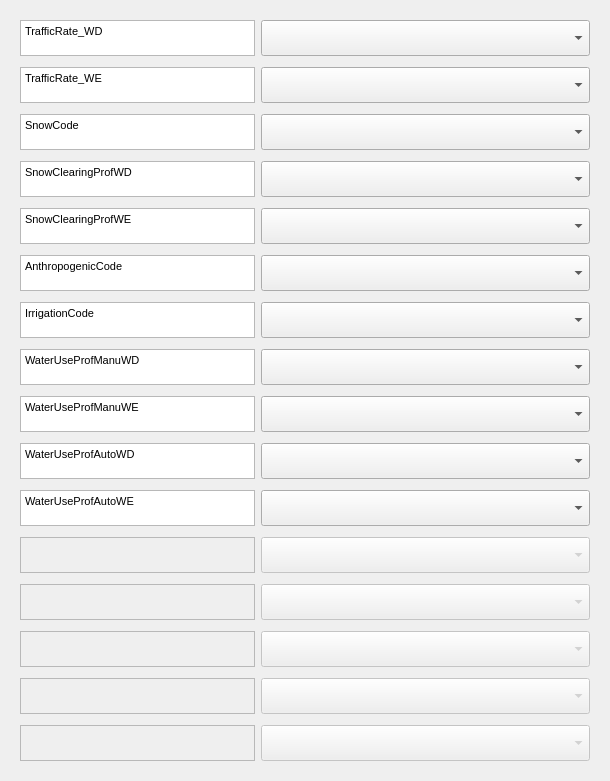
     <widget class="QWidget" name="scrollAreaWidgetContents">
      <property name="geometry">
       <rect>
        <x>0</x>
        <y>0</y>
        <width>610</width>
        <height>777</height>
       </rect>
      </property>
      <layout class="QGridLayout" name="gridLayout_3">
       <item row="0" column="0">
        <widget class="QWidget" name="widget" native="true">
         <layout class="QGridLayout" name="gridLayout">
          <property name="verticalSpacing">
           <number>11</number>
          </property>
          <item row="16" column="1">
           <widget class="QComboBox" name="comboBox_10">
            <property name="sizePolicy">
             <sizepolicy hsizetype="Expanding" vsizetype="Expanding">
              <horstretch>0</horstretch>
              <verstretch>0</verstretch>
             </sizepolicy>
            </property>
            <property name="minimumSize">
             <size>
              <width>329</width>
              <height>0</height>
             </size>
            </property>
           </widget>
          </item>
          <item row="9" column="0">
           <widget class="QTextBrowser" name="textBrowser_3">
            <property name="sizePolicy">
             <sizepolicy hsizetype="Expanding" vsizetype="Expanding">
              <horstretch>0</horstretch>
              <verstretch>0</verstretch>
             </sizepolicy>
            </property>
            <property name="maximumSize">
             <size>
              <width>16777215</width>
              <height>36</height>
             </size>
            </property>
            <property name="html">
             <string>&lt;!DOCTYPE HTML PUBLIC &quot;-//W3C//DTD HTML 4.0//EN&quot; &quot;http://www.w3.org/TR/REC-html40/strict.dtd&quot;&gt;
&lt;html&gt;&lt;head&gt;&lt;meta name=&quot;qrichtext&quot; content=&quot;1&quot; /&gt;&lt;style type=&quot;text/css&quot;&gt;
p, li { white-space: pre-wrap; }
&lt;/style&gt;&lt;/head&gt;&lt;body style=&quot; font-family:'MS Shell Dlg 2'; font-size:12pt; font-weight:400; font-style:normal;&quot;&gt;
&lt;p style=&quot; margin-top:0px; margin-bottom:0px; margin-left:0px; margin-right:0px; -qt-block-indent:0; text-indent:0px;&quot;&gt;&lt;span style=&quot; font-size:8pt;&quot;&gt;SnowClearingProfWD&lt;/span&gt;&lt;/p&gt;&lt;/body&gt;&lt;/html&gt;</string>
            </property>
           </widget>
          </item>
          <item row="13" column="1">
           <widget class="QComboBox" name="comboBox_7">
            <property name="sizePolicy">
             <sizepolicy hsizetype="Expanding" vsizetype="Expanding">
              <horstretch>0</horstretch>
              <verstretch>0</verstretch>
             </sizepolicy>
            </property>
            <property name="minimumSize">
             <size>
              <width>329</width>
              <height>0</height>
             </size>
            </property>
           </widget>
          </item>
          <item row="17" column="1">
           <widget class="QComboBox" name="comboBox_11">
            <property name="enabled">
             <bool>false</bool>
            </property>
            <property name="sizePolicy">
             <sizepolicy hsizetype="Expanding" vsizetype="Expanding">
              <horstretch>0</horstretch>
              <verstretch>0</verstretch>
             </sizepolicy>
            </property>
            <property name="minimumSize">
             <size>
              <width>329</width>
              <height>0</height>
             </size>
            </property>
           </widget>
          </item>
          <item row="12" column="1">
           <widget class="QComboBox" name="comboBox_6">
            <property name="sizePolicy">
             <sizepolicy hsizetype="Expanding" vsizetype="Expanding">
              <horstretch>0</horstretch>
              <verstretch>0</verstretch>
             </sizepolicy>
            </property>
            <property name="minimumSize">
             <size>
              <width>329</width>
              <height>0</height>
             </size>
            </property>
           </widget>
          </item>
          <item row="10" column="0">
           <widget class="QTextBrowser" name="textBrowser_4">
            <property name="sizePolicy">
             <sizepolicy hsizetype="Expanding" vsizetype="Expanding">
              <horstretch>0</horstretch>
              <verstretch>0</verstretch>
             </sizepolicy>
            </property>
            <property name="maximumSize">
             <size>
              <width>16777215</width>
              <height>36</height>
             </size>
            </property>
            <property name="html">
             <string>&lt;!DOCTYPE HTML PUBLIC &quot;-//W3C//DTD HTML 4.0//EN&quot; &quot;http://www.w3.org/TR/REC-html40/strict.dtd&quot;&gt;
&lt;html&gt;&lt;head&gt;&lt;meta name=&quot;qrichtext&quot; content=&quot;1&quot; /&gt;&lt;style type=&quot;text/css&quot;&gt;
p, li { white-space: pre-wrap; }
&lt;/style&gt;&lt;/head&gt;&lt;body style=&quot; font-family:'MS Shell Dlg 2'; font-size:12pt; font-weight:400; font-style:normal;&quot;&gt;
&lt;p style=&quot; margin-top:0px; margin-bottom:0px; margin-left:0px; margin-right:0px; -qt-block-indent:0; text-indent:0px;&quot;&gt;&lt;span style=&quot; font-size:8pt;&quot;&gt;SnowClearingProfWE&lt;/span&gt;&lt;/p&gt;&lt;/body&gt;&lt;/html&gt;</string>
            </property>
           </widget>
          </item>
          <item row="10" column="1">
           <widget class="QComboBox" name="comboBox_4">
            <property name="sizePolicy">
             <sizepolicy hsizetype="Expanding" vsizetype="Expanding">
              <horstretch>0</horstretch>
              <verstretch>0</verstretch>
             </sizepolicy>
            </property>
            <property name="minimumSize">
             <size>
              <width>329</width>
              <height>0</height>
             </size>
            </property>
           </widget>
          </item>
          <item row="15" column="0">
           <widget class="QTextBrowser" name="textBrowser_9">
            <property name="sizePolicy">
             <sizepolicy hsizetype="Expanding" vsizetype="Expanding">
              <horstretch>0</horstretch>
              <verstretch>0</verstretch>
             </sizepolicy>
            </property>
            <property name="maximumSize">
             <size>
              <width>16777215</width>
              <height>36</height>
             </size>
            </property>
            <property name="html">
             <string>&lt;!DOCTYPE HTML PUBLIC &quot;-//W3C//DTD HTML 4.0//EN&quot; &quot;http://www.w3.org/TR/REC-html40/strict.dtd&quot;&gt;
&lt;html&gt;&lt;head&gt;&lt;meta name=&quot;qrichtext&quot; content=&quot;1&quot; /&gt;&lt;style type=&quot;text/css&quot;&gt;
p, li { white-space: pre-wrap; }
&lt;/style&gt;&lt;/head&gt;&lt;body style=&quot; font-family:'MS Shell Dlg 2'; font-size:12pt; font-weight:400; font-style:normal;&quot;&gt;
&lt;p style=&quot; margin-top:0px; margin-bottom:0px; margin-left:0px; margin-right:0px; -qt-block-indent:0; text-indent:0px;&quot;&gt;&lt;span style=&quot; font-size:8pt;&quot;&gt;WaterUseProfAutoWD&lt;/span&gt;&lt;/p&gt;&lt;/body&gt;&lt;/html&gt;</string>
            </property>
           </widget>
          </item>
          <item row="21" column="1">
           <widget class="QComboBox" name="comboBox_15">
            <property name="enabled">
             <bool>false</bool>
            </property>
            <property name="sizePolicy">
             <sizepolicy hsizetype="Expanding" vsizetype="Expanding">
              <horstretch>0</horstretch>
              <verstretch>0</verstretch>
             </sizepolicy>
            </property>
            <property name="minimumSize">
             <size>
              <width>329</width>
              <height>0</height>
             </size>
            </property>
           </widget>
          </item>
          <item row="7" column="1">
           <widget class="QComboBox" name="comboBox_1">
            <property name="sizePolicy">
             <sizepolicy hsizetype="Expanding" vsizetype="Expanding">
              <horstretch>0</horstretch>
              <verstretch>0</verstretch>
             </sizepolicy>
            </property>
            <property name="minimumSize">
             <size>
              <width>329</width>
              <height>0</height>
             </size>
            </property>
           </widget>
          </item>
          <item row="11" column="1">
           <widget class="QComboBox" name="comboBox_5">
            <property name="sizePolicy">
             <sizepolicy hsizetype="Expanding" vsizetype="Expanding">
              <horstretch>0</horstretch>
              <verstretch>0</verstretch>
             </sizepolicy>
            </property>
            <property name="minimumSize">
             <size>
              <width>329</width>
              <height>0</height>
             </size>
            </property>
           </widget>
          </item>
          <item row="14" column="1">
           <widget class="QComboBox" name="comboBox_8">
            <property name="sizePolicy">
             <sizepolicy hsizetype="Expanding" vsizetype="Expanding">
              <horstretch>0</horstretch>
              <verstretch>0</verstretch>
             </sizepolicy>
            </property>
            <property name="minimumSize">
             <size>
              <width>329</width>
              <height>0</height>
             </size>
            </property>
           </widget>
          </item>
          <item row="15" column="1">
           <widget class="QComboBox" name="comboBox_9">
            <property name="sizePolicy">
             <sizepolicy hsizetype="Expanding" vsizetype="Expanding">
              <horstretch>0</horstretch>
              <verstretch>0</verstretch>
             </sizepolicy>
            </property>
            <property name="minimumSize">
             <size>
              <width>329</width>
              <height>0</height>
             </size>
            </property>
           </widget>
          </item>
          <item row="8" column="1">
           <widget class="QComboBox" name="comboBox_2">
            <property name="sizePolicy">
             <sizepolicy hsizetype="Expanding" vsizetype="Expanding">
              <horstretch>0</horstretch>
              <verstretch>0</verstretch>
             </sizepolicy>
            </property>
            <property name="minimumSize">
             <size>
              <width>329</width>
              <height>0</height>
             </size>
            </property>
           </widget>
          </item>
          <item row="7" column="0">
           <widget class="QTextBrowser" name="textBrowser_1">
            <property name="sizePolicy">
             <sizepolicy hsizetype="Expanding" vsizetype="Expanding">
              <horstretch>0</horstretch>
              <verstretch>0</verstretch>
             </sizepolicy>
            </property>
            <property name="maximumSize">
             <size>
              <width>16777215</width>
              <height>36</height>
             </size>
            </property>
            <property name="html">
             <string>&lt;!DOCTYPE HTML PUBLIC &quot;-//W3C//DTD HTML 4.0//EN&quot; &quot;http://www.w3.org/TR/REC-html40/strict.dtd&quot;&gt;
&lt;html&gt;&lt;head&gt;&lt;meta name=&quot;qrichtext&quot; content=&quot;1&quot; /&gt;&lt;style type=&quot;text/css&quot;&gt;
p, li { white-space: pre-wrap; }
&lt;/style&gt;&lt;/head&gt;&lt;body style=&quot; font-family:'MS Shell Dlg 2'; font-size:12pt; font-weight:400; font-style:normal;&quot;&gt;
&lt;p style=&quot; margin-top:0px; margin-bottom:0px; margin-left:0px; margin-right:0px; -qt-block-indent:0; text-indent:0px;&quot;&gt;&lt;span style=&quot; font-size:8pt;&quot;&gt;TrafficRate_WE&lt;/span&gt;&lt;/p&gt;&lt;/body&gt;&lt;/html&gt;</string>
            </property>
           </widget>
          </item>
          <item row="18" column="0">
           <widget class="QTextBrowser" name="textBrowser_12">
            <property name="enabled">
             <bool>false</bool>
            </property>
            <property name="sizePolicy">
             <sizepolicy hsizetype="Expanding" vsizetype="Expanding">
              <horstretch>0</horstretch>
              <verstretch>0</verstretch>
             </sizepolicy>
            </property>
            <property name="maximumSize">
             <size>
              <width>16777215</width>
              <height>36</height>
             </size>
            </property>
            <property name="html">
             <string>&lt;!DOCTYPE HTML PUBLIC &quot;-//W3C//DTD HTML 4.0//EN&quot; &quot;http://www.w3.org/TR/REC-html40/strict.dtd&quot;&gt;
&lt;html&gt;&lt;head&gt;&lt;meta name=&quot;qrichtext&quot; content=&quot;1&quot; /&gt;&lt;style type=&quot;text/css&quot;&gt;
p, li { white-space: pre-wrap; }
&lt;/style&gt;&lt;/head&gt;&lt;body style=&quot; font-family:'MS Shell Dlg 2'; font-size:12pt; font-weight:400; font-style:normal;&quot;&gt;
&lt;p style=&quot;-qt-paragraph-type:empty; margin-top:0px; margin-bottom:0px; margin-left:0px; margin-right:0px; -qt-block-indent:0; text-indent:0px; font-size:8pt;&quot;&gt;&lt;br /&gt;&lt;/p&gt;&lt;/body&gt;&lt;/html&gt;</string>
            </property>
           </widget>
          </item>
          <item row="19" column="1">
           <widget class="QComboBox" name="comboBox_13">
            <property name="enabled">
             <bool>false</bool>
            </property>
            <property name="sizePolicy">
             <sizepolicy hsizetype="Expanding" vsizetype="Expanding">
              <horstretch>0</horstretch>
              <verstretch>0</verstretch>
             </sizepolicy>
            </property>
            <property name="minimumSize">
             <size>
              <width>329</width>
              <height>0</height>
             </size>
            </property>
           </widget>
          </item>
          <item row="20" column="1">
           <widget class="QComboBox" name="comboBox_14">
            <property name="enabled">
             <bool>false</bool>
            </property>
            <property name="sizePolicy">
             <sizepolicy hsizetype="Expanding" vsizetype="Expanding">
              <horstretch>0</horstretch>
              <verstretch>0</verstretch>
             </sizepolicy>
            </property>
            <property name="minimumSize">
             <size>
              <width>329</width>
              <height>0</height>
             </size>
            </property>
           </widget>
          </item>
          <item row="12" column="0">
           <widget class="QTextBrowser" name="textBrowser_6">
            <property name="sizePolicy">
             <sizepolicy hsizetype="Expanding" vsizetype="Expanding">
              <horstretch>0</horstretch>
              <verstretch>0</verstretch>
             </sizepolicy>
            </property>
            <property name="maximumSize">
             <size>
              <width>16777215</width>
              <height>36</height>
             </size>
            </property>
            <property name="html">
             <string>&lt;!DOCTYPE HTML PUBLIC &quot;-//W3C//DTD HTML 4.0//EN&quot; &quot;http://www.w3.org/TR/REC-html40/strict.dtd&quot;&gt;
&lt;html&gt;&lt;head&gt;&lt;meta name=&quot;qrichtext&quot; content=&quot;1&quot; /&gt;&lt;style type=&quot;text/css&quot;&gt;
p, li { white-space: pre-wrap; }
&lt;/style&gt;&lt;/head&gt;&lt;body style=&quot; font-family:'MS Shell Dlg 2'; font-size:12pt; font-weight:400; font-style:normal;&quot;&gt;
&lt;p style=&quot; margin-top:0px; margin-bottom:0px; margin-left:0px; margin-right:0px; -qt-block-indent:0; text-indent:0px;&quot;&gt;&lt;span style=&quot; font-size:8pt;&quot;&gt;IrrigationCode&lt;/span&gt;&lt;/p&gt;&lt;/body&gt;&lt;/html&gt;</string>
            </property>
           </widget>
          </item>
          <item row="11" column="0">
           <widget class="QTextBrowser" name="textBrowser_5">
            <property name="sizePolicy">
             <sizepolicy hsizetype="Expanding" vsizetype="Expanding">
              <horstretch>0</horstretch>
              <verstretch>0</verstretch>
             </sizepolicy>
            </property>
            <property name="maximumSize">
             <size>
              <width>16777215</width>
              <height>36</height>
             </size>
            </property>
            <property name="html">
             <string>&lt;!DOCTYPE HTML PUBLIC &quot;-//W3C//DTD HTML 4.0//EN&quot; &quot;http://www.w3.org/TR/REC-html40/strict.dtd&quot;&gt;
&lt;html&gt;&lt;head&gt;&lt;meta name=&quot;qrichtext&quot; content=&quot;1&quot; /&gt;&lt;style type=&quot;text/css&quot;&gt;
p, li { white-space: pre-wrap; }
&lt;/style&gt;&lt;/head&gt;&lt;body style=&quot; font-family:'MS Shell Dlg 2'; font-size:12pt; font-weight:400; font-style:normal;&quot;&gt;
&lt;p style=&quot; margin-top:0px; margin-bottom:0px; margin-left:0px; margin-right:0px; -qt-block-indent:0; text-indent:0px;&quot;&gt;&lt;span style=&quot; font-size:8pt;&quot;&gt;AnthropogenicCode&lt;/span&gt;&lt;/p&gt;&lt;/body&gt;&lt;/html&gt;</string>
            </property>
           </widget>
          </item>
          <item row="21" column="0">
           <widget class="QTextBrowser" name="textBrowser_15">
            <property name="enabled">
             <bool>false</bool>
            </property>
            <property name="sizePolicy">
             <sizepolicy hsizetype="Expanding" vsizetype="Expanding">
              <horstretch>0</horstretch>
              <verstretch>0</verstretch>
             </sizepolicy>
            </property>
            <property name="maximumSize">
             <size>
              <width>16777215</width>
              <height>36</height>
             </size>
            </property>
            <property name="html">
             <string>&lt;!DOCTYPE HTML PUBLIC &quot;-//W3C//DTD HTML 4.0//EN&quot; &quot;http://www.w3.org/TR/REC-html40/strict.dtd&quot;&gt;
&lt;html&gt;&lt;head&gt;&lt;meta name=&quot;qrichtext&quot; content=&quot;1&quot; /&gt;&lt;style type=&quot;text/css&quot;&gt;
p, li { white-space: pre-wrap; }
&lt;/style&gt;&lt;/head&gt;&lt;body style=&quot; font-family:'MS Shell Dlg 2'; font-size:12pt; font-weight:400; font-style:normal;&quot;&gt;
&lt;p style=&quot;-qt-paragraph-type:empty; margin-top:0px; margin-bottom:0px; margin-left:0px; margin-right:0px; -qt-block-indent:0; text-indent:0px; font-size:8pt;&quot;&gt;&lt;br /&gt;&lt;/p&gt;&lt;/body&gt;&lt;/html&gt;</string>
            </property>
           </widget>
          </item>
          <item row="19" column="0">
           <widget class="QTextBrowser" name="textBrowser_13">
            <property name="enabled">
             <bool>false</bool>
            </property>
            <property name="sizePolicy">
             <sizepolicy hsizetype="Expanding" vsizetype="Expanding">
              <horstretch>0</horstretch>
              <verstretch>0</verstretch>
             </sizepolicy>
            </property>
            <property name="maximumSize">
             <size>
              <width>16777215</width>
              <height>36</height>
             </size>
            </property>
            <property name="html">
             <string>&lt;!DOCTYPE HTML PUBLIC &quot;-//W3C//DTD HTML 4.0//EN&quot; &quot;http://www.w3.org/TR/REC-html40/strict.dtd&quot;&gt;
&lt;html&gt;&lt;head&gt;&lt;meta name=&quot;qrichtext&quot; content=&quot;1&quot; /&gt;&lt;style type=&quot;text/css&quot;&gt;
p, li { white-space: pre-wrap; }
&lt;/style&gt;&lt;/head&gt;&lt;body style=&quot; font-family:'MS Shell Dlg 2'; font-size:12pt; font-weight:400; font-style:normal;&quot;&gt;
&lt;p style=&quot;-qt-paragraph-type:empty; margin-top:0px; margin-bottom:0px; margin-left:0px; margin-right:0px; -qt-block-indent:0; text-indent:0px; font-size:8pt;&quot;&gt;&lt;br /&gt;&lt;/p&gt;&lt;/body&gt;&lt;/html&gt;</string>
            </property>
           </widget>
          </item>
          <item row="14" column="0">
           <widget class="QTextBrowser" name="textBrowser_8">
            <property name="sizePolicy">
             <sizepolicy hsizetype="Expanding" vsizetype="Expanding">
              <horstretch>0</horstretch>
              <verstretch>0</verstretch>
             </sizepolicy>
            </property>
            <property name="maximumSize">
             <size>
              <width>16777215</width>
              <height>36</height>
             </size>
            </property>
            <property name="html">
             <string>&lt;!DOCTYPE HTML PUBLIC &quot;-//W3C//DTD HTML 4.0//EN&quot; &quot;http://www.w3.org/TR/REC-html40/strict.dtd&quot;&gt;
&lt;html&gt;&lt;head&gt;&lt;meta name=&quot;qrichtext&quot; content=&quot;1&quot; /&gt;&lt;style type=&quot;text/css&quot;&gt;
p, li { white-space: pre-wrap; }
&lt;/style&gt;&lt;/head&gt;&lt;body style=&quot; font-family:'MS Shell Dlg 2'; font-size:12pt; font-weight:400; font-style:normal;&quot;&gt;
&lt;p style=&quot; margin-top:0px; margin-bottom:0px; margin-left:0px; margin-right:0px; -qt-block-indent:0; text-indent:0px;&quot;&gt;&lt;span style=&quot; font-size:8pt;&quot;&gt;WaterUseProfManuWE&lt;/span&gt;&lt;/p&gt;&lt;/body&gt;&lt;/html&gt;</string>
            </property>
           </widget>
          </item>
          <item row="9" column="1">
           <widget class="QComboBox" name="comboBox_3">
            <property name="sizePolicy">
             <sizepolicy hsizetype="Expanding" vsizetype="Expanding">
              <horstretch>0</horstretch>
              <verstretch>0</verstretch>
             </sizepolicy>
            </property>
            <property name="minimumSize">
             <size>
              <width>329</width>
              <height>0</height>
             </size>
            </property>
           </widget>
          </item>
          <item row="13" column="0">
           <widget class="QTextBrowser" name="textBrowser_7">
            <property name="sizePolicy">
             <sizepolicy hsizetype="Expanding" vsizetype="Expanding">
              <horstretch>0</horstretch>
              <verstretch>0</verstretch>
             </sizepolicy>
            </property>
            <property name="maximumSize">
             <size>
              <width>16777215</width>
              <height>36</height>
             </size>
            </property>
            <property name="html">
             <string>&lt;!DOCTYPE HTML PUBLIC &quot;-//W3C//DTD HTML 4.0//EN&quot; &quot;http://www.w3.org/TR/REC-html40/strict.dtd&quot;&gt;
&lt;html&gt;&lt;head&gt;&lt;meta name=&quot;qrichtext&quot; content=&quot;1&quot; /&gt;&lt;style type=&quot;text/css&quot;&gt;
p, li { white-space: pre-wrap; }
&lt;/style&gt;&lt;/head&gt;&lt;body style=&quot; font-family:'MS Shell Dlg 2'; font-size:12pt; font-weight:400; font-style:normal;&quot;&gt;
&lt;p style=&quot; margin-top:0px; margin-bottom:0px; margin-left:0px; margin-right:0px; -qt-block-indent:0; text-indent:0px;&quot;&gt;&lt;span style=&quot; font-size:8pt;&quot;&gt;WaterUseProfManuWD&lt;/span&gt;&lt;/p&gt;&lt;/body&gt;&lt;/html&gt;</string>
            </property>
           </widget>
          </item>
          <item row="17" column="0">
           <widget class="QTextBrowser" name="textBrowser_11">
            <property name="enabled">
             <bool>false</bool>
            </property>
            <property name="sizePolicy">
             <sizepolicy hsizetype="Expanding" vsizetype="Expanding">
              <horstretch>0</horstretch>
              <verstretch>0</verstretch>
             </sizepolicy>
            </property>
            <property name="maximumSize">
             <size>
              <width>16777215</width>
              <height>36</height>
             </size>
            </property>
            <property name="html">
             <string>&lt;!DOCTYPE HTML PUBLIC &quot;-//W3C//DTD HTML 4.0//EN&quot; &quot;http://www.w3.org/TR/REC-html40/strict.dtd&quot;&gt;
&lt;html&gt;&lt;head&gt;&lt;meta name=&quot;qrichtext&quot; content=&quot;1&quot; /&gt;&lt;style type=&quot;text/css&quot;&gt;
p, li { white-space: pre-wrap; }
&lt;/style&gt;&lt;/head&gt;&lt;body style=&quot; font-family:'MS Shell Dlg 2'; font-size:12pt; font-weight:400; font-style:normal;&quot;&gt;
&lt;p style=&quot;-qt-paragraph-type:empty; margin-top:0px; margin-bottom:0px; margin-left:0px; margin-right:0px; -qt-block-indent:0; text-indent:0px; font-size:8pt;&quot;&gt;&lt;br /&gt;&lt;/p&gt;&lt;/body&gt;&lt;/html&gt;</string>
            </property>
           </widget>
          </item>
          <item row="8" column="0">
           <widget class="QTextBrowser" name="textBrowser_2">
            <property name="sizePolicy">
             <sizepolicy hsizetype="Expanding" vsizetype="Expanding">
              <horstretch>0</horstretch>
              <verstretch>0</verstretch>
             </sizepolicy>
            </property>
            <property name="maximumSize">
             <size>
              <width>16777215</width>
              <height>36</height>
             </size>
            </property>
            <property name="html">
             <string>&lt;!DOCTYPE HTML PUBLIC &quot;-//W3C//DTD HTML 4.0//EN&quot; &quot;http://www.w3.org/TR/REC-html40/strict.dtd&quot;&gt;
&lt;html&gt;&lt;head&gt;&lt;meta name=&quot;qrichtext&quot; content=&quot;1&quot; /&gt;&lt;style type=&quot;text/css&quot;&gt;
p, li { white-space: pre-wrap; }
&lt;/style&gt;&lt;/head&gt;&lt;body style=&quot; font-family:'MS Shell Dlg 2'; font-size:12pt; font-weight:400; font-style:normal;&quot;&gt;
&lt;p style=&quot; margin-top:0px; margin-bottom:0px; margin-left:0px; margin-right:0px; -qt-block-indent:0; text-indent:0px;&quot;&gt;&lt;span style=&quot; font-size:8pt;&quot;&gt;SnowCode&lt;/span&gt;&lt;/p&gt;&lt;/body&gt;&lt;/html&gt;</string>
            </property>
           </widget>
          </item>
          <item row="20" column="0">
           <widget class="QTextBrowser" name="textBrowser_14">
            <property name="enabled">
             <bool>false</bool>
            </property>
            <property name="sizePolicy">
             <sizepolicy hsizetype="Expanding" vsizetype="Expanding">
              <horstretch>0</horstretch>
              <verstretch>0</verstretch>
             </sizepolicy>
            </property>
            <property name="maximumSize">
             <size>
              <width>16777215</width>
              <height>36</height>
             </size>
            </property>
            <property name="html">
             <string>&lt;!DOCTYPE HTML PUBLIC &quot;-//W3C//DTD HTML 4.0//EN&quot; &quot;http://www.w3.org/TR/REC-html40/strict.dtd&quot;&gt;
&lt;html&gt;&lt;head&gt;&lt;meta name=&quot;qrichtext&quot; content=&quot;1&quot; /&gt;&lt;style type=&quot;text/css&quot;&gt;
p, li { white-space: pre-wrap; }
&lt;/style&gt;&lt;/head&gt;&lt;body style=&quot; font-family:'MS Shell Dlg 2'; font-size:12pt; font-weight:400; font-style:normal;&quot;&gt;
&lt;p style=&quot;-qt-paragraph-type:empty; margin-top:0px; margin-bottom:0px; margin-left:0px; margin-right:0px; -qt-block-indent:0; text-indent:0px; font-size:8pt;&quot;&gt;&lt;br /&gt;&lt;/p&gt;&lt;/body&gt;&lt;/html&gt;</string>
            </property>
           </widget>
          </item>
          <item row="16" column="0">
           <widget class="QTextBrowser" name="textBrowser_10">
            <property name="sizePolicy">
             <sizepolicy hsizetype="Expanding" vsizetype="Expanding">
              <horstretch>0</horstretch>
              <verstretch>0</verstretch>
             </sizepolicy>
            </property>
            <property name="maximumSize">
             <size>
              <width>16777215</width>
              <height>36</height>
             </size>
            </property>
            <property name="html">
             <string>&lt;!DOCTYPE HTML PUBLIC &quot;-//W3C//DTD HTML 4.0//EN&quot; &quot;http://www.w3.org/TR/REC-html40/strict.dtd&quot;&gt;
&lt;html&gt;&lt;head&gt;&lt;meta name=&quot;qrichtext&quot; content=&quot;1&quot; /&gt;&lt;style type=&quot;text/css&quot;&gt;
p, li { white-space: pre-wrap; }
&lt;/style&gt;&lt;/head&gt;&lt;body style=&quot; font-family:'MS Shell Dlg 2'; font-size:12pt; font-weight:400; font-style:normal;&quot;&gt;
&lt;p style=&quot; margin-top:0px; margin-bottom:0px; margin-left:0px; margin-right:0px; -qt-block-indent:0; text-indent:0px;&quot;&gt;&lt;span style=&quot; font-size:8pt;&quot;&gt;WaterUseProfAutoWE&lt;/span&gt;&lt;/p&gt;&lt;/body&gt;&lt;/html&gt;</string>
            </property>
           </widget>
          </item>
          <item row="6" column="1">
           <widget class="QComboBox" name="comboBox_0">
            <property name="sizePolicy">
             <sizepolicy hsizetype="Expanding" vsizetype="Expanding">
              <horstretch>0</horstretch>
              <verstretch>0</verstretch>
             </sizepolicy>
            </property>
            <property name="minimumSize">
             <size>
              <width>329</width>
              <height>0</height>
             </size>
            </property>
           </widget>
          </item>
          <item row="18" column="1">
           <widget class="QComboBox" name="comboBox_12">
            <property name="enabled">
             <bool>false</bool>
            </property>
            <property name="sizePolicy">
             <sizepolicy hsizetype="Expanding" vsizetype="Expanding">
              <horstretch>0</horstretch>
              <verstretch>0</verstretch>
             </sizepolicy>
            </property>
            <property name="minimumSize">
             <size>
              <width>329</width>
              <height>0</height>
             </size>
            </property>
           </widget>
          </item>
          <item row="6" column="0">
           <widget class="QTextBrowser" name="textBrowser_0">
            <property name="sizePolicy">
             <sizepolicy hsizetype="Expanding" vsizetype="Expanding">
              <horstretch>0</horstretch>
              <verstretch>0</verstretch>
             </sizepolicy>
            </property>
            <property name="maximumSize">
             <size>
              <width>16777215</width>
              <height>36</height>
             </size>
            </property>
            <property name="html">
             <string>&lt;!DOCTYPE HTML PUBLIC &quot;-//W3C//DTD HTML 4.0//EN&quot; &quot;http://www.w3.org/TR/REC-html40/strict.dtd&quot;&gt;
&lt;html&gt;&lt;head&gt;&lt;meta name=&quot;qrichtext&quot; content=&quot;1&quot; /&gt;&lt;style type=&quot;text/css&quot;&gt;
p, li { white-space: pre-wrap; }
&lt;/style&gt;&lt;/head&gt;&lt;body style=&quot; font-family:'MS Shell Dlg 2'; font-size:12pt; font-weight:400; font-style:normal;&quot;&gt;
&lt;p style=&quot; margin-top:0px; margin-bottom:0px; margin-left:0px; margin-right:0px; -qt-block-indent:0; text-indent:0px;&quot;&gt;&lt;span style=&quot; font-size:8pt;&quot;&gt;TrafficRate_WD&lt;/span&gt;&lt;/p&gt;&lt;/body&gt;&lt;/html&gt;</string>
            </property>
           </widget>
          </item>
         </layout>
        </widget>
       </item>
      </layout>
     </widget>
